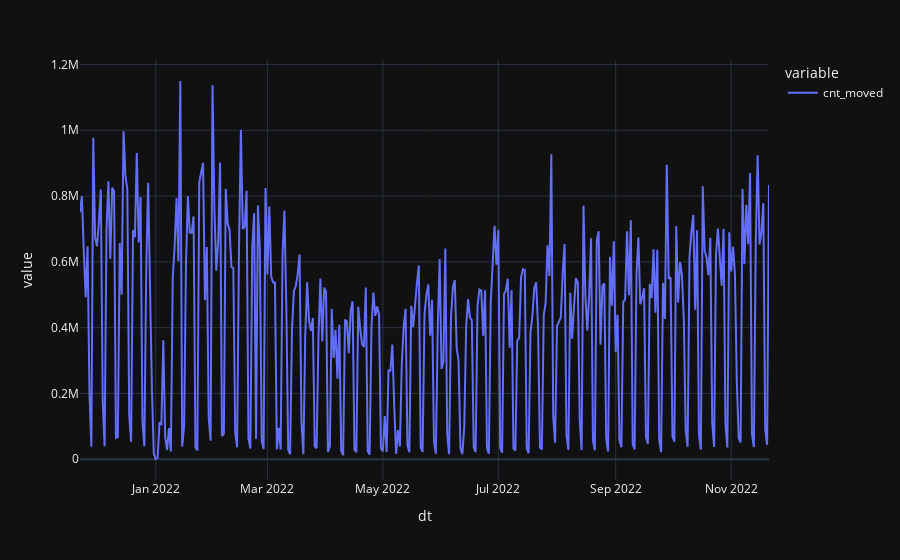

The notebook cell saved with this chart:
### Code cell
px.line(movement.groupby('dt').sum())

### Figure 1 — Plotly figure (JSON) as saved in the notebook; plotly's stock layout.template omitted (floating-point values rounded to 4 significant figures; data arrays with more than 128 entries replaced by an {"elided": "..."} marker saying what was removed)
{"data": [{"hovertemplate": "variable=cnt_moved<br>dt=%{x}<br>value=%{y}<extra></extra>", "legendgroup": "cnt_moved", "line": {"color": "#636efa", "dash": "solid"}, "marker": {"symbol": "circle"}, "mode": "lines", "name": "cnt_moved", "orientation": "v", "showlegend": true, "x": {"elided": "365 str values"}, "xaxis": "x", "y": {"elided": "365 int values"}, "yaxis": "y", "type": "scatter"}], "layout": {"xaxis": {"anchor": "y", "domain": [0.0, 1.0], "title": {"text": "dt"}}, "yaxis": {"anchor": "x", "domain": [0.0, 1.0], "title": {"text": "value"}}, "legend": {"title": {"text": "variable"}, "tracegroupgap": 0}, "margin": {"t": 60}}}
